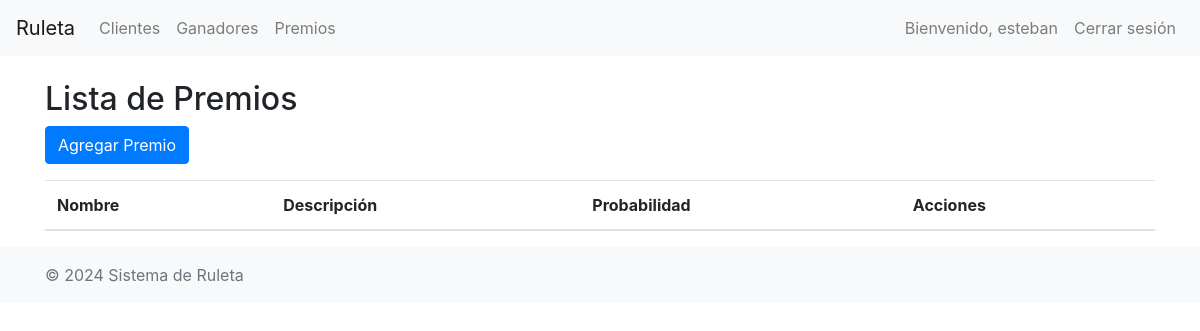
/ruleta/premios/ (signed in), run on an earlier commit of the app's database.
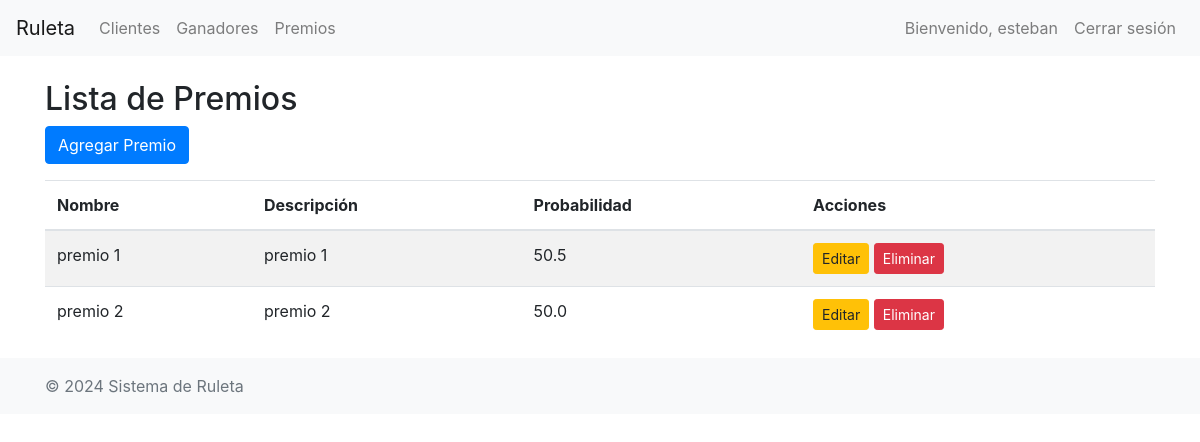
And on a later commit of the database.
### ruleta/models.py (models this page shows, shortened)
class Premio(models.Model):
    nombre = models.CharField(max_length=100)
    descripcion = models.TextField()
    probabilidad = models.FloatField()

### ruleta/views.py (the view)
# urls.py: path('premios/', views.PremioListView.as_view(), name='premio_list'),
class PremioListView(LoginRequiredMixin, AdminRequiredMixin, ListView):
    model = Premio
    template_name = 'ruleta/premios_list.html'
    context_object_name = 'premios'

### ruleta/views.py (called while the page is built)
    def test_func(self):
        return self.request.user.is_staff or self.request.user.is_superuser

### ruleta/templates/ruleta/premio_list.html
{% extends "base.html" %}
{% block content %}
  <h2>Lista de Premios</h2>
  <a href="{% url 'premio_create' %}" class="btn btn-primary mb-3">Agregar Premio</a>
  <table class="table table-striped">
    <thead>
      <tr>
        <th>Nombre</th>
        <th>Descripción</th>
        <th>Probabilidad</th>
        <th>Acciones</th>
      </tr>
    </thead>
    <tbody>
      {% for premio in premios %}
        <tr>
          <td>{{ premio.nombre }}</td>
          <td>{{ premio.descripcion }}</td>
          <td>{{ premio.probabilidad }}</td>
          <td>
            <a href="{% url 'premio_update' premio.pk %}" class="btn btn-warning btn-sm">Editar</a>
            <a href="{% url 'premio_delete' premio.pk %}" class="btn btn-danger btn-sm">Eliminar</a>
          </td>
        </tr>
      {% endfor %}
    </tbody>
  </table>
{% endblock %}

### ruleta/templates/base.html (shortened to what this page needs)
<!DOCTYPE html>
<html lang="en">
<head>
    <link rel="stylesheet" href="https://maxcdn.bootstrapcdn.com/bootstrap/4.5.2/css/bootstrap.min.css">
</head>
<body>
    <nav class="navbar navbar-expand-lg navbar-light bg-light">
        <a class="navbar-brand" href="#">Ruleta</a>
        <div class="collapse navbar-collapse" id="navbarNav">
            <ul class="navbar-nav mr-auto">
                <li class="nav-item">
                    <a class="nav-link" href="{% url 'cliente_list' %}">Clientes</a>
                </li>
                <li class="nav-item">
                    <a class="nav-link" href="{% url 'ganador_list' %}">Ganadores</a>
                </li>
                <li class="nav-item">
                    <a class="nav-link" href="{% url 'premio_list' %}">Premios</a>
                </li>
            </ul>
            <ul class="navbar-nav ml-auto">
                {% if user.is_authenticated %}
                    <li class="nav-item">
                        <span class="nav-link">Bienvenido, {{ user.username }}</span>
                    </li>
                    <li class="nav-item">
                        <form method="post" action="{% url 'logout' %}">
                            <button type="submit" class="btn btn-outline-danger nav-link" style="border: none;">Cerrar sesión</button>
                        </form>
                    </li>
                {% else %}
                    <li class="nav-item">
                        <a class="nav-link btn btn-outline-primary" href="{% url 'login' %}">Iniciar sesión</a>
                    </li>
                {% endif %}
            </ul>
        </div>
    </nav>
    <div class="container mt-4">
        {% block content %}
        {% endblock %}
    </div>
    <footer class="footer mt-auto py-3 bg-light">
        <div class="container">
            <span class="text-muted">© 2024 Sistema de Ruleta</span>
        </div>
    </footer>
</body>
</html>

What changed in the data, as far as the page shows it:
added Premio: nombre "premio 1", descripcion "premio 1", probabilidad "50.5"
added Premio: nombre "premio 2", descripcion "premio 2", probabilidad "50.0"
